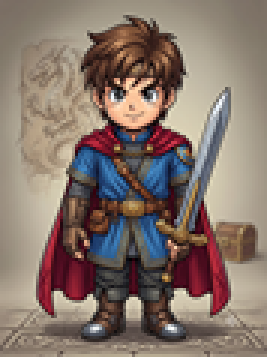
#> input picture tools/src-hero-battle.png, 89 x 119 px (shown 3 times larger)
$ python -i icon-art.py   (imports and definitions only)
#> lines starting #> are read from the running program, lines starting #| are printed output that depends on the picture
#> further down, picture is the input picture: PIL image 89x119 RGBA; mean R, G, B, A 133.1, 116, 106.5, 255
#!/usr/bin/env python3
"""
아이템 그림(소지품 칸) 새 그림체로 (0.70.28).

  python3 tools/gear-art.py        # 장비 그림(먼저)
  python3 tools/icon-art.py        # → assets/ui/items/<아이템>.png (128×128)

── 무엇을 하나 ───────────────────────────────────────────────
  · **입는 장비**(무기 · 투구 · 갑옷 · 어깨 · 장갑 · 신발 · 벨트 · 목걸이)는 몸에 입혀지는 그 그림
    (art/gear)을 몸 없이 떼어 칸에 맞춘다. 그래서 소지품에서 본 모양 = 몸에 입은 모양이다.
    같은 등급의 다른 아이템(용린 갑옷 · 매직 투구 · 몽둥이 …)도 제 모양으로 나온다.
  · 그 밖의 것(물약 · 보석 · 재료 · 열쇠 · 반지)은 옛 그림에 **짙은 테두리**만 두른다 —
    사람 · 몬스터 · 지도 소품과 같은 선으로 맞추는 것이다(모양은 그대로).
    테두리를 이미 두른 그림은 다시 두르지 않는다(tools/painted.json 에 적어 둔다).
"""
import importlib.util
import json
import os
import sys

import numpy as np
from PIL import Image, ImageFilter

ROOT = os.path.join(os.path.dirname(os.path.abspath(__file__)), '..')
_sp = importlib.util.spec_from_file_location('gear_showcase', os.path.join(ROOT, 'tools', 'gear-showcase.py'))
GS = importlib.util.module_from_spec(_sp)
# [1 line not run here, left out]
# [1 line that did not run here, left out]

# [2 lines not run here, left out]
OUT = os.path.join(ROOT, 'assets', 'ui', 'items')
PAINTED = os.path.join(ROOT, 'tools', 'painted.json')
TIER = {'common': 0, 'uncommon': 1, 'rare': 2, 'epic': 3, 'legendary': 4}
SHAPE = {'club': 'sword', 'sword': 'sword', 'greatsword': 'sword', 'bow': 'bow', 'staff': 'staff'}
OL = (26, 18, 16)


# [22 lines left out: functions piece_for, icon_from_piece, not called in this run]


def outline(im, width=3):
    """옛 그림에 짙은 테두리 — 모양 둘레를 넓혀 뒤에 깐다."""
#> called with width = 3
    a = np.asarray(im.split()[3])
#> a: shape (119, 89); every value is 255
    m = Image.fromarray((a > 40).astype(np.uint8) * 255)
    grown = m.filter(ImageFilter.MaxFilter(width * 2 + 1)).filter(ImageFilter.GaussianBlur(.6))
    back = Image.new('RGBA', im.size, OL + (0,))
    back.putalpha(grown)
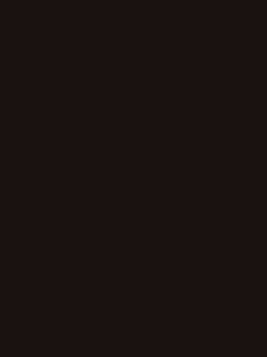
#> back: PIL image 89x119 RGBA (shown 3 times larger); mean R, G, B, A 26, 18, 16, 255
    out = Image.new('RGBA', im.size)
#> out: PIL image 89x119 RGBA; every value is 0
    out.alpha_composite(back)
    out.alpha_composite(im)
    return out


# [28 lines left out: function main, not called in this run]


# [2 lines not run here, left out]

>>> from PIL import Image
>>> picture = Image.open('src-hero-battle.png')
>>> result = outline(picture)
